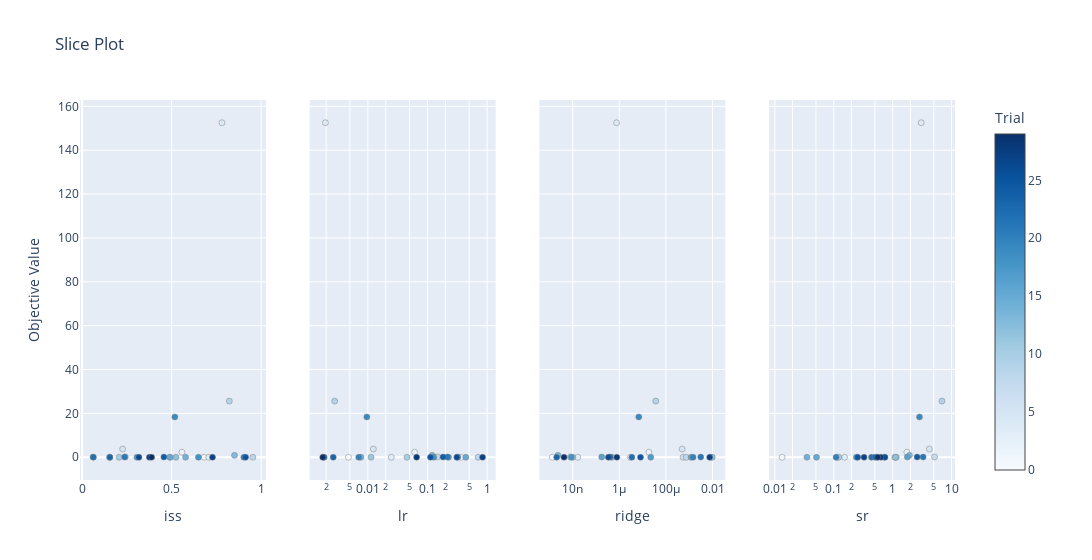

Notebook code for this chart:
### Code cell
# スライスプロット
optuna.visualization.plot_slice(study)
